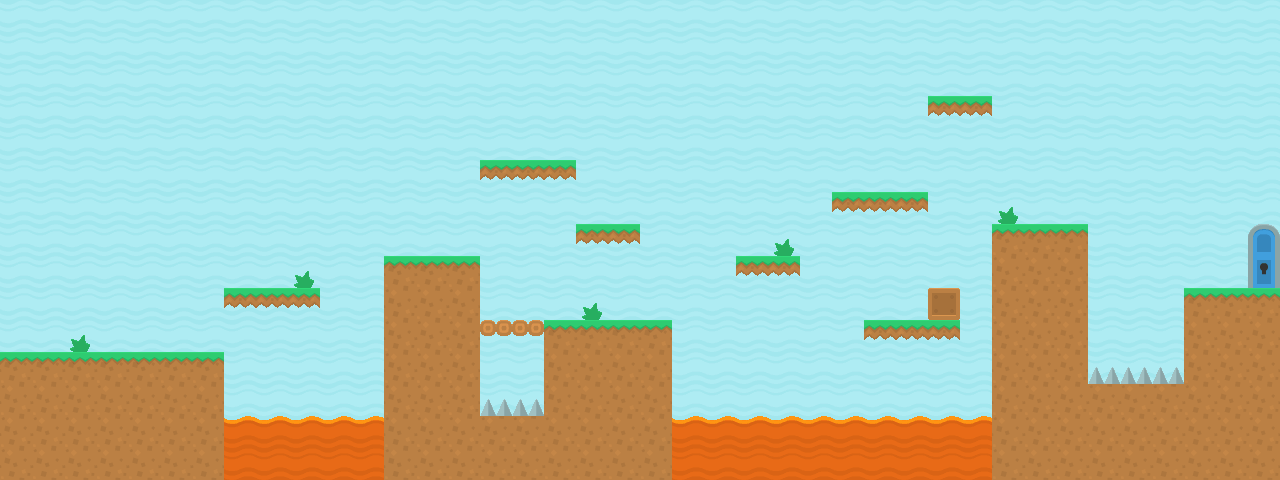

A level layout from a 2D game, rendered from its tile map. Below: a short description, then the map file with its tile-grid data intact:
An orthogonal 40x15 tile map with 32x32 px tiles, 3 tile layers (bg, level, fg) and 5 objects (3x pickup, spawn, exit).

<map version="1.2" tiledversion="1.3.1" orientation="orthogonal" renderorder="right-down" compressionlevel="0" width="40" height="15" tilewidth="32" tileheight="32" infinite="0" nextlayerid="6" nextobjectid="6">
 <tileset firstgid="1" name="tilesheet" tilewidth="32" tileheight="32" tilecount="98" columns="14">
  <image source="../images/tilesheet.png" width="448" height="224" />
  <tile id="5" type="death" />
  <tile id="19" type="death" />
  <tile id="28" type="jumpthrough" />
  <tile id="58" type="breakable" />
  <tile id="70" type="death" />
  <tile id="72">
   <properties>
    <property name="walkable" type="bool" value="true" />
   </properties>
  </tile>
  <tile id="75" type="door" />
  <tile id="76" type="door-locked">
   <properties>
    <property name="walkable" type="bool" value="true" />
   </properties>
  </tile>
  <tile id="84">
   <properties>
    <property name="walkable" type="bool" value="true" />
   </properties>
  </tile>
  <tile id="89" type="door" />
  <tile id="90" type="door-locked">
   <properties>
    <property name="walkable" type="bool" value="true" />
   </properties>
  </tile>
 </tileset>
 <layer id="3" name="bg" width="40" height="15">
  <data encoding="csv">
19,19,19,19,19,19,19,19,19,19,19,19,19,19,19,19,19,19,19,19,19,19,19,19,19,19,19,19,19,19,19,19,19,19,19,19,19,19,19,19,
19,19,19,19,19,19,19,19,19,19,19,19,19,19,19,19,19,19,19,19,19,19,19,19,19,19,19,19,19,19,19,19,19,19,19,19,19,19,19,19,
19,19,19,19,19,19,19,19,19,19,19,19,19,19,19,19,19,19,19,19,19,19,19,19,19,19,19,19,19,19,19,19,19,19,19,19,19,19,19,19,
19,19,19,19,19,19,19,19,19,19,19,19,19,19,19,19,19,19,19,19,19,19,19,19,19,19,19,19,19,19,19,19,19,19,19,19,19,19,19,19,
19,19,19,19,19,19,19,19,19,19,19,19,19,19,19,19,19,19,19,19,19,19,19,19,19,19,19,19,19,19,19,19,19,19,19,19,19,19,19,19,
19,19,19,19,19,19,19,19,19,19,19,19,19,19,19,19,19,19,19,19,19,19,19,19,19,19,19,19,19,19,19,19,19,19,19,19,19,19,19,19,
19,19,19,19,19,19,19,19,19,19,19,19,19,19,19,19,19,19,19,19,19,19,19,19,19,19,19,19,19,19,19,19,19,19,19,19,19,19,19,19,
19,19,19,19,19,19,19,19,19,19,19,19,19,19,19,19,19,19,19,19,19,19,19,19,19,19,19,19,19,19,19,19,19,19,19,19,19,19,19,19,
19,19,19,19,19,19,19,19,19,19,19,19,19,19,19,19,19,19,19,19,19,19,19,19,19,19,19,19,19,19,19,19,19,19,19,19,19,19,19,19,
19,19,19,19,19,19,19,19,19,19,19,19,19,19,19,19,19,19,19,19,19,19,19,19,19,19,19,19,19,19,19,19,19,19,19,19,19,19,19,19,
19,19,19,19,19,19,19,19,19,19,19,19,19,19,19,19,19,19,19,19,19,19,19,19,19,19,19,19,19,19,19,19,19,19,19,19,19,19,19,19,
19,19,19,19,19,19,19,19,19,19,19,19,19,19,19,19,19,19,19,19,19,19,19,19,19,19,19,19,19,19,19,19,19,19,19,19,19,19,19,19,
19,19,19,19,19,19,19,19,19,19,19,19,19,19,19,19,19,19,19,19,19,19,19,19,19,19,19,19,19,19,19,19,19,19,19,19,19,19,19,19,
19,19,19,19,19,19,19,19,19,19,19,19,19,19,19,19,19,19,19,19,19,19,19,19,19,19,19,19,19,19,19,19,19,19,19,19,19,19,19,19,
19,19,19,19,19,19,19,19,19,19,19,19,19,19,19,19,19,19,19,19,19,19,19,19,19,19,19,19,19,19,19,19,19,19,19,19,19,19,19,19
</data>
 </layer>
 <layer id="1" name="level" width="40" height="15">
  <data encoding="csv">
85,85,85,85,85,85,85,85,85,85,85,85,85,85,85,85,85,85,85,85,85,85,85,85,85,85,85,85,85,85,85,85,85,85,85,85,85,85,85,85,
85,85,85,85,85,85,85,85,85,85,85,85,85,85,85,85,85,85,85,85,85,85,85,85,85,85,85,85,85,85,85,85,85,85,85,85,85,85,85,85,
85,85,85,85,85,85,85,85,85,85,85,85,85,85,85,85,85,85,85,85,85,85,85,85,85,85,85,85,85,85,85,85,85,85,85,85,85,85,85,85,
85,85,85,85,85,85,85,85,85,85,85,85,85,85,85,85,85,85,85,85,85,85,85,85,85,85,85,85,85,29,29,85,85,85,85,85,85,85,85,85,
85,85,85,85,85,85,85,85,85,85,85,85,85,85,85,85,85,85,85,85,85,85,85,85,85,85,85,85,85,85,85,85,85,85,85,85,85,85,85,85,
85,85,85,85,85,85,85,85,85,85,85,85,85,85,85,29,29,29,85,85,85,85,85,85,85,85,85,85,85,85,85,85,85,85,85,85,85,85,85,85,
85,85,85,85,85,85,85,85,85,85,85,85,85,85,85,85,85,85,85,85,85,85,85,85,85,85,29,29,29,85,85,85,85,85,85,85,85,85,85,85,
85,85,85,85,85,85,85,85,85,85,85,85,85,85,85,85,85,85,29,29,85,85,85,85,85,85,85,85,85,85,85,1,1,1,85,85,85,85,85,77,
85,85,85,85,85,85,85,85,85,85,85,85,1,1,1,85,85,85,85,85,85,85,85,29,29,85,85,85,85,85,85,4,4,4,85,85,85,85,85,91,
85,85,85,85,85,85,85,29,29,29,85,85,4,4,4,85,85,85,85,85,85,85,85,85,85,85,85,85,85,75,85,4,4,4,85,85,85,1,1,1,
85,85,85,85,85,85,85,85,85,85,85,85,4,4,4,59,59,1,1,1,1,85,85,85,85,85,85,29,29,29,85,4,4,4,85,85,85,4,4,4,
1,1,1,1,1,1,1,85,85,85,85,85,4,4,4,0,0,4,4,4,4,85,85,85,85,85,85,85,85,85,85,4,4,4,71,71,71,4,4,4,
4,4,4,4,4,4,4,85,85,85,85,85,4,4,4,71,71,4,4,4,4,85,85,85,85,85,85,85,85,85,85,4,4,4,4,4,4,4,4,4,
4,4,4,4,4,4,4,6,6,6,6,6,4,4,4,4,4,4,4,4,4,6,6,6,6,6,6,6,6,6,6,4,4,4,4,4,4,4,4,4,
4,4,4,4,4,4,4,20,20,20,20,20,4,4,4,4,4,4,4,4,4,20,20,20,20,20,20,20,20,20,20,4,4,4,4,4,4,4,4,4
</data>
 </layer>
 <layer id="5" name="fg" width="40" height="15">
  <data encoding="csv">
0,0,0,0,0,0,0,0,0,0,0,0,0,0,0,0,0,0,0,0,0,0,0,0,0,0,0,0,0,0,0,0,0,0,0,0,0,0,0,0,
0,0,0,0,0,0,0,0,0,0,0,0,0,0,0,0,0,0,0,0,0,0,0,0,0,0,0,0,0,0,0,0,0,0,0,0,0,0,0,0,
0,0,0,0,0,0,0,0,0,0,0,0,0,0,0,0,0,0,0,0,0,0,0,0,0,0,0,0,0,0,0,0,0,0,0,0,0,0,0,0,
0,0,0,0,0,0,0,0,0,0,0,0,0,0,0,0,0,0,0,0,0,0,0,0,0,0,0,0,0,0,0,0,0,0,0,0,0,0,0,0,
0,0,0,0,0,0,0,0,0,0,0,0,0,0,0,0,0,0,0,0,0,0,0,0,0,0,0,0,0,0,0,0,0,0,0,0,0,0,0,0,
0,0,0,0,0,0,0,0,0,0,0,0,0,0,0,0,0,0,0,0,0,0,0,0,0,0,0,0,0,0,0,0,0,0,0,0,0,0,0,0,
0,0,0,0,0,0,0,0,0,0,0,0,0,0,0,0,0,0,0,0,0,0,0,0,0,0,0,0,0,0,0,73,0,0,0,0,0,0,0,0,
0,0,0,0,0,0,0,0,0,0,0,0,0,0,0,0,0,0,0,0,0,0,0,0,73,0,0,0,0,0,0,0,0,0,0,0,0,0,0,0,
0,0,0,0,0,0,0,0,0,73,0,0,0,0,0,0,0,0,0,0,0,0,0,0,0,0,0,0,0,0,0,0,0,0,0,0,0,0,0,0,
0,0,0,0,0,0,0,0,0,0,0,0,0,0,0,0,0,0,73,0,0,0,0,0,0,0,0,0,0,0,0,0,0,0,0,0,0,0,0,0,
0,0,73,0,0,0,0,0,0,0,0,0,0,0,0,0,0,0,0,0,0,0,0,0,0,0,0,0,0,0,0,0,0,0,0,0,0,0,0,0,
0,0,0,0,0,0,0,0,0,0,0,0,0,0,0,0,0,0,0,0,0,0,0,0,0,0,0,0,0,0,0,0,0,0,0,0,0,0,0,0,
0,0,0,0,0,0,0,0,0,0,0,0,0,0,0,0,0,0,0,0,0,0,0,0,0,0,0,0,0,0,0,0,0,0,0,0,0,0,0,0,
0,0,0,0,0,0,0,0,0,0,0,0,0,0,0,0,0,0,0,0,0,0,0,0,0,0,0,0,0,0,0,0,0,0,0,0,0,0,0,0,
0,0,0,0,0,0,0,0,0,0,0,0,0,0,0,0,0,0,0,0,0,0,0,0,0,0,0,0,0,0,0,0,0,0,0,0,0,0,0,0
</data>
 </layer>
 <objectgroup id="4" name="entities">
  <object id="1" name="spawn" type="spawn" x="15.4733" y="335.473" />
  <object id="2" name="exit" type="exit" x="1249.28" y="226.963" width="28.4773" height="58.7984" />
  <object id="3" name="pickup" type="pickup" x="272" y="210" />
  <object id="4" name="pickup" type="pickup" x="528" y="81" />
  <object id="5" name="pickup" type="pickup" x="976" y="17" />
 </objectgroup>
</map>